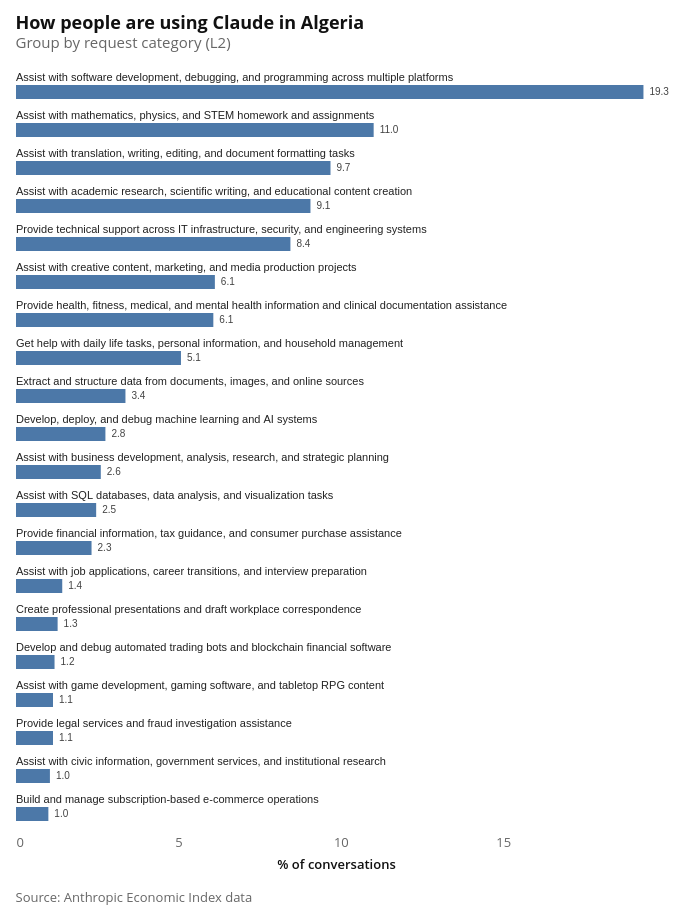

Notebook source saved alongside this figure:
### Code cell
l2_bar_chart = make_bar(
    req_l2,
    label_col="cluster_name",
    value_col="pct",
    title=f"How people are using Claude in {COUNTRY_NAME}",
    subtitle="Group by request category (L2)",
    top_n=20,
)

attaviz.add_caption(
    l2_bar_chart,
    "Source: Anthropic Economic Index data",
)

### Figure 1 — Vega-Lite specification as saved in the notebook (floating-point values rounded to 4 significant figures)
{"config": {"background": "white", "padding": 15, "mark": {"tooltip": true}, "point": {"filled": true, "size": 60, "stroke": "white", "strokeWidth": 1}, "circle": {"filled": true, "stroke": "white", "strokeWidth": 1}, "square": {"filled": true, "stroke": "white", "strokeWidth": 1}, "line": {"strokeWidth": 4, "strokeCap": "round", "strokeJoin": "round"}, "bar": {"cornerRadiusEnd": 0}, "area": {"opacity": 0.7}, "arc": {"stroke": "white", "strokeWidth": 1}, "rect": {"stroke": "#8A969F", "strokeWidth": 0.5}, "geoshape": {"stroke": "#666666", "strokeWidth": 0.3, "strokeJoin": "round", "strokeCap": "round"}, "title": {"font": "Open Sans, sans-serif", "fontSize": 18, "fontWeight": 700, "lineHeight": 22, "color": "#111111", "anchor": "start", "offset": 21, "subtitleFont": "Open Sans, sans-serif", "subtitleFontSize": 15, "subtitleFontWeight": 400, "subtitleLineHeight": 18, "subtitleColor": "#666666", "subtitlePadding": 3}, "axis": {"domain": false, "grid": true, "gridColor": "#CED4DE", "gridDash": [4, 2], "gridWidth": 1, "labelFont": "Open Sans, sans-serif", "labelFontSize": 13, "labelFontWeight": 400, "labelColor": "#666666", "labelPadding": 3, "tickColor": "#CED4DE", "tickSize": 5, "tickCount": 5, "titleFont": "Open Sans, sans-serif", "titleFontSize": 13, "titleFontWeight": 600, "titleColor": "#111111", "titlePadding": 9}, "axisX": {"grid": false, "tickSize": 0, "labelAngle": 0}, "axisY": {"domain": false, "ticks": false, "gridColor": "#CED4DE", "gridDash": [4, 2], "gridWidth": 1}, "axisQuantitative": {"tickCount": 5}, "axisBand": {"labelPadding": 6, "tickSize": 0}, "axisTemporal": {"grid": false}, "legend": {"labelFont": "Open Sans, sans-serif", "labelFontSize": 13, "labelFontWeight": 600, "labelColor": "#111111", "titleFont": "Open Sans, sans-serif", "titleFontSize": 13, "titleFontWeight": 600, "titleColor": "#111111", "titlePadding": 3, "symbolSize": 196, "symbolStrokeWidth": 0, "padding": 15, "offset": 21, "columnPadding": 21, "orient": "bottom", "labelLimit": 200, "titleLimit": 200}, "view": {"stroke": null, "continuousWidth": 600, "continuousHeight": 400}, "range": {"category": ["#34A7F2", "#FF9800", "#664AB6", "#4EC2C0", "#F3578E", "#081079", "#0C7C68", "#AA0000", "#DDDA21"], "diverging": ["#920000", "#BD6126", "#E3A763", "#EFEFEF", "#80BDE7", "#3587C3", "#025288"], "heatmap": ["#E3F6FD", "#75CCEC", "#089BD4", "#0169A1", "#023B6F"], "ordinal": ["#E3F6FD", "#75CCEC", "#089BD4", "#0169A1", "#023B6F"], "ramp": ["#E3F6FD", "#75CCEC", "#089BD4", "#0169A1", "#023B6F"]}, "scale": {"bandPaddingInner": 0.2, "bandPaddingOuter": 0.1, "pointPadding": 0.5}, "header": {"labelFont": "Open Sans, sans-serif", "labelFontSize": 13, "labelFontWeight": 600, "labelColor": "#111111", "titleFont": "Open Sans, sans-serif", "titleFontSize": 15, "titleFontWeight": 600, "titleColor": "#111111"}, "concat": {"spacing": 18}, "facet": {"spacing": 18}, "selection": {"point": {"on": "click", "clear": "dblclick"}, "interval": {"mark": {"fill": "#0071BC", "fillOpacity": 0.15, "stroke": "#0071BC", "strokeWidth": 1}}}}, "vconcat": [{"layer": [{"mark": {"type": "bar", "size": 14}, "encoding": {"tooltip": [{"field": "cluster_name", "title": "Group", "type": "nominal"}, {"field": "pct", "format": ".2%", "title": "%", "type": "quantitative"}], "x": {"field": "pct", "scale": {"domain": [0, 19.7], "nice": false}, "title": "% of conversations", "type": "quantitative"}, "y": {"axis": null, "field": "cluster_name", "sort": "-x", "title": null, "type": "nominal"}}}, {"mark": {"type": "text", "align": "left", "baseline": "bottom", "color": "#222", "dy": -9, "fontSize": 11}, "encoding": {"text": {"field": "cluster_name", "type": "nominal"}, "x": {"field": "_zero", "type": "quantitative"}, "y": {"axis": null, "field": "cluster_name", "sort": "-x", "title": null, "type": "nominal"}}}, {"mark": {"type": "text", "align": "left", "baseline": "middle", "color": "#444", "dx": 6, "fontSize": 10}, "encoding": {"text": {"field": "pct", "format": ".1f", "type": "quantitative"}, "x": {"field": "pct", "type": "quantitative"}, "y": {"axis": null, "field": "cluster_name", "sort": "-x", "title": null, "type": "nominal"}}}], "height": 760, "title": {"text": "How people are using Claude in Algeria", "subtitle": "Group by request category (L2)"}, "width": 640}], "data": {"name": "data-f3895c581ff6bae390fc24ba71295c4f"}, "title": {"text": "Source: Anthropic Economic Index data", "anchor": "start", "color": "#666666", "font": "Open Sans, sans-serif", "fontSize": 13, "fontWeight": 400, "lineHeight": 20, "offset": 21, "orient": "bottom"}, "$schema": "https://vega.github.io/schema/vega-lite/v6.4.1.json", "datasets": {"data-f3895c581ff6bae390fc24ba71295c4f": [{"cluster_name": "Assist with software development, debugging, and programming across multiple platforms", "pct": 19.32, "_zero": 0.0}, {"cluster_name": "Assist with mathematics, physics, and STEM homework and assignments", "pct": 11.01, "_zero": 0.0}, {"cluster_name": "Assist with translation, writing, editing, and document formatting tasks", "pct": 9.682, "_zero": 0.0}, {"cluster_name": "Assist with academic research, scientific writing, and educational content creation", "pct": 9.065, "_zero": 0.0}, {"cluster_name": "Provide technical support across IT infrastructure, security, and engineering systems", "pct": 8.448, "_zero": 0.0}, {"cluster_name": "Assist with creative content, marketing, and media production projects", "pct": 6.122, "_zero": 0.0}, {"cluster_name": "Provide health, fitness, medical, and mental health information and clinical documentation assistance", "pct": 6.075, "_zero": 0.0}, {"cluster_name": "Get help with daily life tasks, personal information, and household management", "pct": 5.078, "_zero": 0.0}, {"cluster_name": "Extract and structure data from documents, images, and online sources", "pct": 3.37, "_zero": 0.0}, {"cluster_name": "Develop, deploy, and debug machine learning and AI systems", "pct": 2.753, "_zero": 0.0}, {"cluster_name": "Assist with business development, analysis, research, and strategic planning", "pct": 2.61, "_zero": 0.0}, {"cluster_name": "Assist with SQL databases, data analysis, and visualization tasks", "pct": 2.468, "_zero": 0.0}, {"cluster_name": "Provide financial information, tax guidance, and consumer purchase assistance", "pct": 2.326, "_zero": 0.0}, {"cluster_name": "Assist with job applications, career transitions, and interview preparation", "pct": 1.424, "_zero": 0.0}, {"cluster_name": "Create professional presentations and draft workplace correspondence", "pct": 1.281, "_zero": 0.0}, {"cluster_name": "Develop and debug automated trading bots and blockchain financial software", "pct": 1.187, "_zero": 0.0}, {"cluster_name": "Assist with game development, gaming software, and tabletop RPG content", "pct": 1.139, "_zero": 0.0}, {"cluster_name": "Provide legal services and fraud investigation assistance", "pct": 1.139, "_zero": 0.0}, {"cluster_name": "Assist with civic information, government services, and institutional research", "pct": 1.044, "_zero": 0.0}, {"cluster_name": "Build and manage subscription-based e-commerce operations", "pct": 0.9967, "_zero": 0.0}]}}
